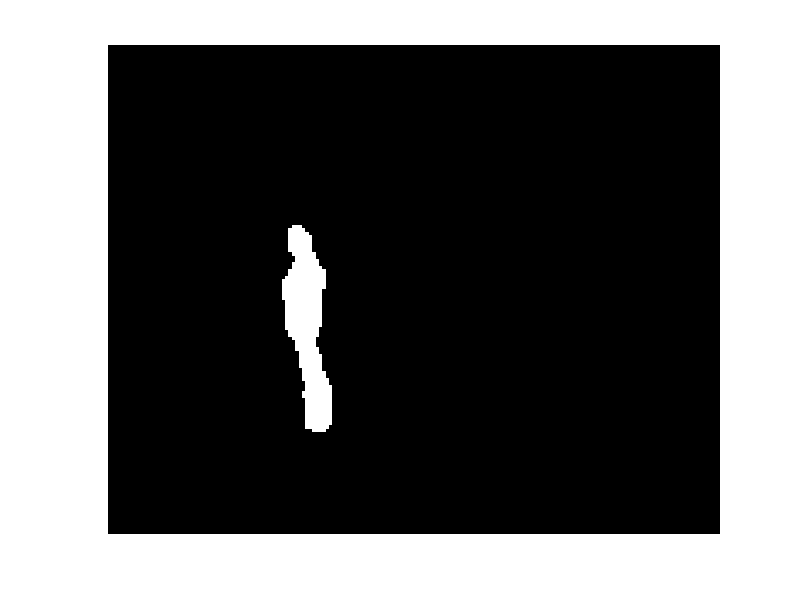
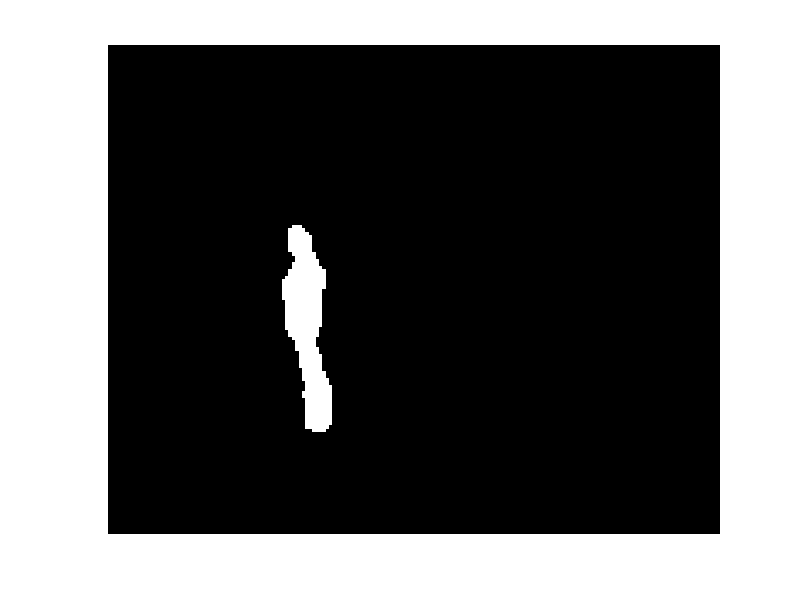

The MATLAB script that drew these images, in order:
% Author: Hu Yuhuang
% Date  : 2014-08-28

%% init

clc;
clear;
close all;

%% read data

% load data
load('BW.mat');

% number videos
noVideos=length(BW_im);

%% play single video

% let's try to play first video

V=BW_im{1};

noFrames=size(V,3);

for i=1:noFrames
    imshow(V(:,:,i));
    pause(0.05); % just for display usage
end

disp('video is played');

% so each element of this cell is a 3-dimension matrix
% the first 2 dimensions define spatial relationship and
% the third dimension defines temporal dimension

%% create this kind of 3-d matrix

%%%%% following code just for generating a video in cell format just ignore it

A=cell(1, noFrames);
for i=1:noFrames
    A{i}=V(:,:,i);
end

%%%%% above code just for generating a video in cell format just ignore it

% suppose we have a video which is store in cell
% and each cell contains a 2d matrix

% first, we need to identify how many frames and dimension of video frame

noFrame=length(A);
noRow=size(A{1}, 1); % height
noCol=size(A{1}, 2); % width

% create a 3d matrix

V_new=zeros(noRow, noCol, noFrame);

% assign matrix

for i=1:noFrame;
    V_new(:,:,i)=A{i};
end

disp('new video matrix is generated');
% and now V_new is your 3-d matrix which represents a video
% don't believe? ok, let's play it.

figure,
for i=1:noFrame
    imshow(V_new(:,:,i));
    pause(0.05); % just for display usage
end


% you can turn every video to 3d matrix in this way.
% and then put them in to a cell

% but there should be a more direct way right?
% and yes, there is
% 1. read a video object, from this object, you can know number of frames,
% width and height of each frame.
%
% 2. init a empty 3-d matrix for this video, something like
% V=zeros(height, width, noFrames);
%
% 3. read video frame by frame, process the frame (judge by the given data
% set, you probably need to turn to logical image [contains only 1 and 0]
% instead of gray scale), but it depends on what you need. I don't judge.
%
% 4. assign the video to the matrix, like the example above
%
% 5. by the end of the loop, you should get a video in 3d matrix
%
% 6. put it into the cell. (of course, you need to have this cell first)
% and in order to read all videos at once, you probably need a double loop
% inside your code, something like

% %create a cell
% for i=1 to noVideos
%     % read the ith video
%     % create empty 3d matrix
%     for j=1 to noFrames of video i
%         % some code here to process video
%     end
%     % put it into cell in the index i
% end











